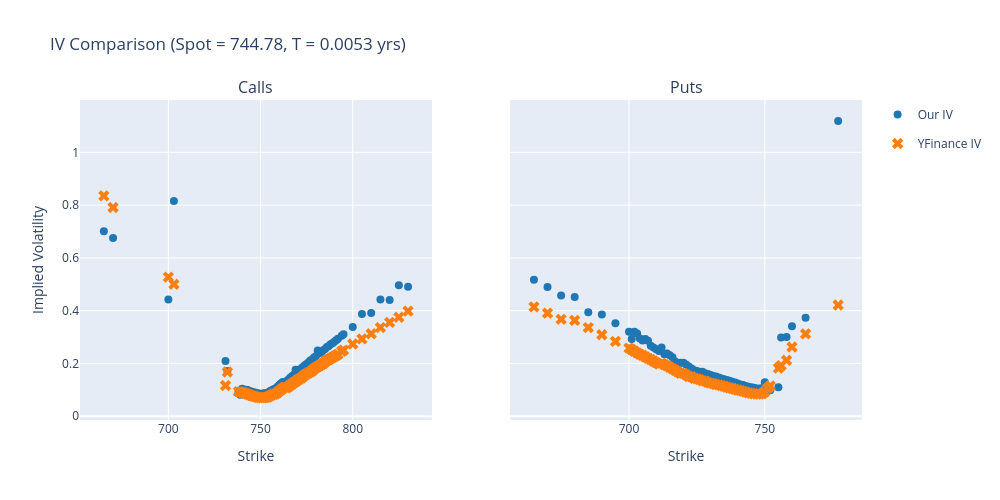

Notebook source saved alongside this figure:
### Code cell
import plotly.graph_objects as go
from plotly.subplots import make_subplots
import pandas as pd
import numpy as np

# --- Compute our IVs and collect yfinance IVs ---
spot_price = SPY.history(period="1d")['Close'].iloc[-1]
T = compute_time_to_expiry(exp_dates[0])
r, q = 0.045, 0.012

results = []

# Process calls
for idx, row in calls.iterrows():
    strike = row['strike']
    last_price = row['lastPrice']
    yf_iv = row['impliedVolatility']
    
    if last_price <= 0 or yf_iv <= 0:
        continue
    
    our_iv = implied_volatility(
        price=last_price,
        S=spot_price,
        K=strike,
        T=T,
        r=r,
        q=q,
        option_type='call'
    )
    
    results.append({
        'strike': strike,
        'option_type': 'call',
        'our_iv': our_iv,
        'yf_iv': yf_iv
    })

# Process puts
for idx, row in puts.iterrows():
    strike = row['strike']
    last_price = row['lastPrice']
    yf_iv = row['impliedVolatility']
    
    if last_price <= 0 or yf_iv <= 0:
        continue
    
    our_iv = implied_volatility(
        price=last_price,
        S=spot_price,
        K=strike,
        T=T,
        r=r,
        q=q,
        option_type='put'
    )
    
    results.append({
        'strike': strike,
        'option_type': 'put',
        'our_iv': our_iv,
        'yf_iv': yf_iv
    })

df = pd.DataFrame(results).dropna(subset=['our_iv', 'yf_iv'])

# --- Plot: Subplots for Calls vs Puts ---
fig = make_subplots(
    rows=1, cols=2,
    shared_yaxes=True,
    subplot_titles=("Calls", "Puts"),
    horizontal_spacing=0.1
)

# Color scheme
colors = {'our': '#1f77b4', 'yf': '#ff7f0e'}

# Calls
calls_df = df[df['option_type'] == 'call']
fig.add_trace(
    go.Scatter(
        x=calls_df['strike'],
        y=calls_df['our_iv'],
        mode='markers',
        name='Our IV',
        marker=dict(color=colors['our'], size=8, symbol='circle'),
        legendgroup='our'
    ),
    row=1, col=1
)
fig.add_trace(
    go.Scatter(
        x=calls_df['strike'],
        y=calls_df['yf_iv'],
        mode='markers',
        name='YFinance IV',
        marker=dict(color=colors['yf'], size=10, symbol='x'),
        legendgroup='yf'
    ),
    row=1, col=1
)

# Puts
puts_df = df[df['option_type'] == 'put']
fig.add_trace(
    go.Scatter(
        x=puts_df['strike'],
        y=puts_df['our_iv'],
        mode='markers',
        name='Our IV',
        marker=dict(color=colors['our'], size=8, symbol='circle'),
        legendgroup='our',
        showlegend=False
    ),
    row=1, col=2
)
fig.add_trace(
    go.Scatter(
        x=puts_df['strike'],
        y=puts_df['yf_iv'],
        mode='markers',
        name='YFinance IV',
        marker=dict(color=colors['yf'], size=10, symbol='x'),
        legendgroup='yf',
        showlegend=False
    ),
    row=1, col=2
)

fig.update_xaxes(title_text="Strike", row=1, col=1)
fig.update_xaxes(title_text="Strike", row=1, col=2)
fig.update_yaxes(title_text="Implied Volatility", row=1, col=1)

fig.update_layout(
    height=500,
    width=1000,
    title_text=f"IV Comparison (Spot = {spot_price:.2f}, T = {T:.4f} yrs)",
    hovermode='x unified'
)
fig.show()

# --- 3. Bonus: Parity Plot (Our IV vs YFinance IV) ---
fig2 = go.Figure()

fig2.add_trace(
    go.Scatter(
        x=df['yf_iv'],
        y=df['our_iv'],
        mode='markers',
        name='Data points',
        marker=dict(
            color=df['option_type'].map({'call': colors['our'], 'put': colors['yf']}),
            size=8,
            opacity=0.7
        ),
        text=[f"Strike: {s:.1f}, Type: {t}" for s, t in zip(df['strike'], df['option_type'])],
        hovertemplate='<b>%{text}</b><br>YF IV: %{x:.4f}<br>Our IV: %{y:.4f}<extra></extra>'
    )
)

# --- Summary Statistics ---
print("=" * 60)
print("SUMMARY STATISTICS")
print("=" * 60)
for opt_type in ['call', 'put']:
    sub = df[df['option_type'] == opt_type]
    if not sub.empty:
        diff = sub['our_iv'] - sub['yf_iv']
        print(f"\n{opt_type.capitalize()}s ({len(sub)} points):")
        print(f"  Mean difference: {diff.mean():.6f}")
        print(f"  Std deviation:   {diff.std():.6f}")
        print(f"  Max difference:  {diff.max():.6f}")
        print(f"  Min difference:  {diff.min():.6f}")

### Figure 1 — Plotly figure (JSON) as saved in the notebook; plotly's stock layout.template omitted (floating-point values rounded to 4 significant figures)
{"data": [{"legendgroup": "our", "marker": {"color": "#1f77b4", "size": 8, "symbol": "circle"}, "mode": "markers", "name": "Our IV", "type": "scatter", "x": [665.0, 670.0, 700.0, 703.0, 731.0, 732.0, 738.0, 739.0, 740.0, 741.0, 742.0, 743.0, 744.0, 745.0, 746.0, 747.0, 748.0, 749.0, 750.0, 751.0, 752.0, 753.0, 754.0, 755.0, 756.0, 757.0, 758.0, 759.0, 760.0, 761.0, 762.0, 763.0, 764.0, 765.0, 766.0, 767.0, 768.0, 769.0, 770.0, 771.0, 772.0, 773.0, 774.0, 775.0, 776.0, 777.0, 778.0, 779.0, 780.0, 781.0, 782.0, 783.0, 784.0, 785.0, 786.0, 787.0, 788.0, 789.0, 790.0, 791.0, 792.0, 794.0, 795.0, 800.0, 805.0, 810.0, 815.0, 820.0, 825.0, 830.0], "xaxis": "x", "y": [0.7012, 0.6755, 0.4419, 0.8153, 0.2095, 0.1715, 0.0912, 0.08104, 0.1035, 0.1001, 0.09976, 0.09927, 0.09512, 0.09328, 0.09057, 0.0897, 0.08728, 0.08626, 0.08498, 0.08546, 0.08668, 0.08758, 0.08665, 0.09446, 0.09873, 0.1019, 0.1035, 0.1102, 0.1168, 0.1234, 0.13, 0.1264, 0.1324, 0.1384, 0.1457, 0.1512, 0.1568, 0.1757, 0.1684, 0.1753, 0.1806, 0.186, 0.1928, 0.1976, 0.2035, 0.2109, 0.2152, 0.2225, 0.2267, 0.2489, 0.2383, 0.2433, 0.2502, 0.2547, 0.262, 0.2658, 0.2724, 0.2766, 0.2823, 0.288, 0.2938, 0.305, 0.3105, 0.3378, 0.3874, 0.3914, 0.4425, 0.4402, 0.4963, 0.4906], "yaxis": "y"}, {"legendgroup": "yf", "marker": {"color": "#ff7f0e", "size": 10, "symbol": "x"}, "mode": "markers", "name": "YFinance IV", "type": "scatter", "x": [665.0, 670.0, 700.0, 703.0, 731.0, 732.0, 738.0, 739.0, 740.0, 741.0, 742.0, 743.0, 744.0, 745.0, 746.0, 747.0, 748.0, 749.0, 750.0, 751.0, 752.0, 753.0, 754.0, 755.0, 756.0, 757.0, 758.0, 759.0, 760.0, 761.0, 762.0, 763.0, 764.0, 765.0, 766.0, 767.0, 768.0, 769.0, 770.0, 771.0, 772.0, 773.0, 774.0, 775.0, 776.0, 777.0, 778.0, 779.0, 780.0, 781.0, 782.0, 783.0, 784.0, 785.0, 786.0, 787.0, 788.0, 789.0, 790.0, 791.0, 792.0, 794.0, 795.0, 800.0, 805.0, 810.0, 815.0, 820.0, 825.0, 830.0], "xaxis": "x", "y": [0.8347, 0.791, 0.5271, 0.5, 0.1162, 0.1674, 0.09278, 0.0912, 0.08985, 0.08802, 0.08582, 0.08357, 0.08051, 0.07789, 0.07612, 0.07441, 0.07227, 0.07081, 0.07032, 0.06983, 0.07081, 0.07154, 0.07276, 0.07667, 0.08009, 0.08302, 0.08399, 0.08888, 0.09474, 0.09962, 0.1055, 0.1104, 0.1074, 0.1113, 0.1172, 0.1211, 0.127, 0.1309, 0.1367, 0.1406, 0.1445, 0.1504, 0.1563, 0.1602, 0.1641, 0.168, 0.1719, 0.1797, 0.1836, 0.1875, 0.1914, 0.1953, 0.1992, 0.207, 0.2109, 0.2149, 0.2188, 0.2227, 0.2266, 0.2305, 0.2344, 0.2461, 0.25, 0.2734, 0.293, 0.3125, 0.3359, 0.3555, 0.375, 0.3984], "yaxis": "y"}, {"legendgroup": "our", "marker": {"color": "#1f77b4", "size": 8, "symbol": "circle"}, "mode": "markers", "name": "Our IV", "showlegend": false, "type": "scatter", "x": [665.0, 670.0, 675.0, 680.0, 685.0, 690.0, 695.0, 700.0, 701.0, 702.0, 703.0, 704.0, 705.0, 706.0, 707.0, 708.0, 709.0, 710.0, 711.0, 712.0, 713.0, 714.0, 715.0, 716.0, 717.0, 718.0, 719.0, 720.0, 721.0, 722.0, 723.0, 724.0, 725.0, 726.0, 727.0, 728.0, 729.0, 730.0, 731.0, 732.0, 733.0, 734.0, 735.0, 736.0, 737.0, 738.0, 739.0, 740.0, 741.0, 742.0, 743.0, 744.0, 745.0, 746.0, 747.0, 748.0, 749.0, 750.0, 751.0, 752.0, 755.0, 756.0, 758.0, 760.0, 765.0, 777.0], "xaxis": "x2", "y": [0.5174, 0.4896, 0.4577, 0.4518, 0.3942, 0.3857, 0.3527, 0.3196, 0.2929, 0.32, 0.3132, 0.2945, 0.2872, 0.2928, 0.2858, 0.2671, 0.26, 0.2537, 0.2467, 0.2602, 0.2344, 0.2374, 0.2307, 0.2235, 0.2073, 0.2, 0.2026, 0.2028, 0.1957, 0.1883, 0.1811, 0.1742, 0.1716, 0.1684, 0.168, 0.1631, 0.1603, 0.1565, 0.1519, 0.1501, 0.1468, 0.1424, 0.1403, 0.1367, 0.1343, 0.1302, 0.1274, 0.1239, 0.1202, 0.118, 0.1139, 0.112, 0.1095, 0.1076, 0.1052, 0.1049, 0.1058, 0.1281, 0.1134, 0.09813, 0.1093, 0.2984, 0.3005, 0.3413, 0.3728, 1.119], "yaxis": "y2"}, {"legendgroup": "yf", "marker": {"color": "#ff7f0e", "size": 10, "symbol": "x"}, "mode": "markers", "name": "YFinance IV", "showlegend": false, "type": "scatter", "x": [665.0, 670.0, 675.0, 680.0, 685.0, 690.0, 695.0, 700.0, 701.0, 702.0, 703.0, 704.0, 705.0, 706.0, 707.0, 708.0, 709.0, 710.0, 711.0, 712.0, 713.0, 714.0, 715.0, 716.0, 717.0, 718.0, 719.0, 720.0, 721.0, 722.0, 723.0, 724.0, 725.0, 726.0, 727.0, 728.0, 729.0, 730.0, 731.0, 732.0, 733.0, 734.0, 735.0, 736.0, 737.0, 738.0, 739.0, 740.0, 741.0, 742.0, 743.0, 744.0, 745.0, 746.0, 747.0, 748.0, 749.0, 750.0, 751.0, 752.0, 755.0, 756.0, 758.0, 760.0, 765.0, 777.0], "xaxis": "x2", "y": [0.4141, 0.3906, 0.3672, 0.3633, 0.3359, 0.3086, 0.2832, 0.2578, 0.252, 0.2461, 0.2402, 0.2344, 0.2305, 0.2246, 0.2188, 0.2149, 0.209, 0.2031, 0.1973, 0.2012, 0.1953, 0.1904, 0.1856, 0.1797, 0.1738, 0.168, 0.1621, 0.1621, 0.1563, 0.1504, 0.1494, 0.1436, 0.1411, 0.1382, 0.1343, 0.1328, 0.1284, 0.125, 0.1231, 0.1199, 0.1184, 0.1157, 0.1128, 0.1098, 0.1069, 0.1049, 0.1018, 0.09925, 0.09657, 0.09376, 0.09138, 0.08839, 0.08643, 0.08454, 0.08412, 0.08393, 0.08424, 0.09254, 0.1056, 0.1146, 0.182, 0.1919, 0.212, 0.2621, 0.3117, 0.4214], "yaxis": "y2"}], "layout": {"annotations": [{"font": {"size": 16}, "showarrow": false, "text": "Calls", "x": 0.225, "xanchor": "center", "xref": "paper", "y": 1, "yanchor": "bottom", "yref": "paper"}, {"font": {"size": 16}, "showarrow": false, "text": "Puts", "x": 0.775, "xanchor": "center", "xref": "paper", "y": 1, "yanchor": "bottom", "yref": "paper"}], "height": 500, "hovermode": "x unified", "title": {"text": "IV Comparison (Spot = 744.78, T = 0.0053 yrs)"}, "width": 1000, "xaxis": {"anchor": "y", "domain": [0, 0.45], "title": {"text": "Strike"}}, "xaxis2": {"anchor": "y2", "domain": [0.55, 1], "title": {"text": "Strike"}}, "yaxis": {"anchor": "x", "domain": [0, 1], "title": {"text": "Implied Volatility"}}, "yaxis2": {"anchor": "x2", "domain": [0, 1], "matches": "y", "showticklabels": false}}}
